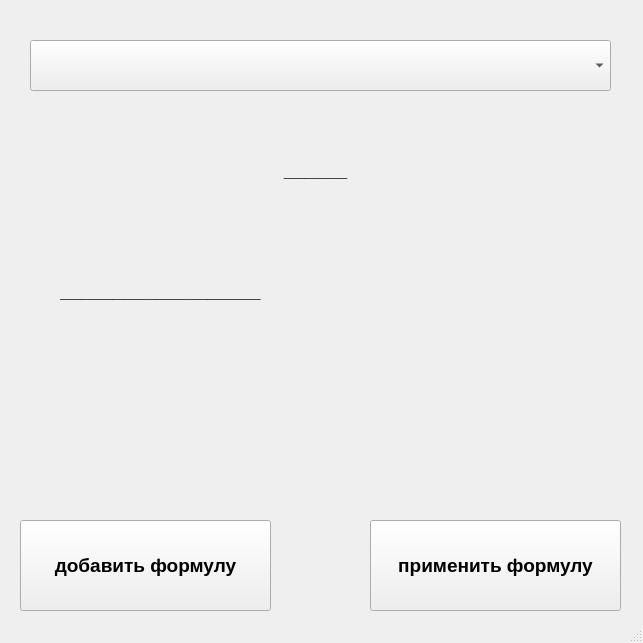
<?xml version="1.0" encoding="UTF-8"?>
<ui version="4.0">
 <class>qapplication</class>
 <widget class="QMainWindow" name="qapplication">
  <property name="geometry">
   <rect>
    <x>0</x>
    <y>0</y>
    <width>643</width>
    <height>643</height>
   </rect>
  </property>
  <property name="windowTitle">
   <string>шпаргалка по физике</string>
  </property>
  <widget class="QWidget" name="centralwidget">
   <widget class="QComboBox" name="combo">
    <property name="geometry">
     <rect>
      <x>30</x>
      <y>40</y>
      <width>581</width>
      <height>51</height>
     </rect>
    </property>
    <property name="font">
     <font>
      <family>Yu Gothic UI</family>
      <pointsize>14</pointsize>
      <weight>75</weight>
      <bold>true</bold>
     </font>
    </property>
   </widget>
   <widget class="QLabel" name="formula">
    <property name="geometry">
     <rect>
      <x>160</x>
      <y>120</y>
      <width>311</width>
      <height>101</height>
     </rect>
    </property>
    <property name="font">
     <font>
      <family>Yu Gothic UI</family>
      <pointsize>14</pointsize>
      <weight>75</weight>
      <bold>true</bold>
     </font>
    </property>
    <property name="text">
     <string>______</string>
    </property>
    <property name="alignment">
     <set>Qt::AlignCenter</set>
    </property>
   </widget>
   <widget class="QLabel" name="description">
    <property name="geometry">
     <rect>
      <x>60</x>
      <y>280</y>
      <width>551</width>
      <height>161</height>
     </rect>
    </property>
    <property name="font">
     <font>
      <family>Yu Gothic UI</family>
      <pointsize>14</pointsize>
      <weight>75</weight>
      <bold>true</bold>
     </font>
    </property>
    <property name="text">
     <string>___________________</string>
    </property>
    <property name="textFormat">
     <enum>Qt::AutoText</enum>
    </property>
    <property name="alignment">
     <set>Qt::AlignLeading|Qt::AlignLeft|Qt::AlignTop</set>
    </property>
    <property name="wordWrap">
     <bool>false</bool>
    </property>
   </widget>
   <widget class="QPushButton" name="addformulabutton">
    <property name="geometry">
     <rect>
      <x>20</x>
      <y>520</y>
      <width>251</width>
      <height>91</height>
     </rect>
    </property>
    <property name="font">
     <font>
      <family>Yu Gothic UI</family>
      <pointsize>14</pointsize>
      <weight>75</weight>
      <bold>true</bold>
     </font>
    </property>
    <property name="text">
     <string>добавить формулу</string>
    </property>
   </widget>
   <widget class="QPushButton" name="converterbutton">
    <property name="geometry">
     <rect>
      <x>370</x>
      <y>520</y>
      <width>251</width>
      <height>91</height>
     </rect>
    </property>
    <property name="font">
     <font>
      <family>Yu Gothic UI</family>
      <pointsize>14</pointsize>
      <weight>75</weight>
      <bold>true</bold>
     </font>
    </property>
    <property name="text">
     <string>применить формулу</string>
    </property>
   </widget>
   <widget class="QLabel" name="labelconverter">
    <property name="geometry">
     <rect>
      <x>376</x>
      <y>490</y>
      <width>241</width>
      <height>20</height>
     </rect>
    </property>
    <property name="text">
     <string/>
    </property>
   </widget>
  </widget>
  <widget class="QStatusBar" name="statusbar"/>
 </widget>
 <resources/>
 <connections/>
</ui>
